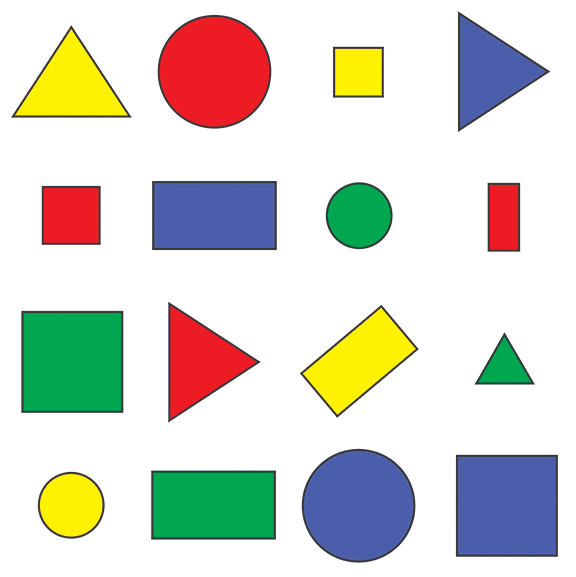
#> input picture Project 1/Resource/shapes.png, 576 x 577 px
$ python main_8.py
#> lines starting #> are read from the running program, lines starting #| are printed output that depends on the picture; after the words box and inside, x2 and y2 are one past the last pixel; in counts of white or black regions, pixels touching at a corner belong together
### Project 1/Project/concat.py
import cv2
import numpy as np

def stackImages(scale,imgArray):
    rows = len(imgArray)
    cols = len(imgArray[0])
    rowsAvailable = isinstance(imgArray[0], list)
    width = imgArray[0][0].shape[1]
    height = imgArray[0][0].shape[0]
    if rowsAvailable:
        for x in range (0, rows):
            for y in range(0, cols):
                if imgArray[x][y].shape[:2] == imgArray[0][0].shape[:2]:
                    imgArray[x][y] = cv2.resize(imgArray[x][y], (0, 0), None, scale, scale)
                else:
                    imgArray[x][y] = cv2.resize(imgArray[x][y], (imgArray[0][0].shape[1], imgArray[0][0].shape[0]), None, scale, scale)
                if len(imgArray[x][y].shape) == 2:
                    imgArray[x][y]= cv2.cvtColor( imgArray[x][y], cv2.COLOR_GRAY2BGR)
        imageBlank = np.zeros((height, width, 3), np.uint8)
        hor = [imageBlank]*rows
        hor_con = [imageBlank]*rows
        for x in range(0, rows):
            hor[x] = np.hstack(imgArray[x])
        ver = np.vstack(hor)
    else:
        for x in range(0, rows):
            if imgArray[x].shape[:2] == imgArray[0].shape[:2]:
                imgArray[x] = cv2.resize(imgArray[x], (0, 0), None, scale, scale)
            else:
                imgArray[x] = cv2.resize(imgArray[x], (imgArray[0].shape[1], imgArray[0].shape[0]), None,scale, scale)
            if len(imgArray[x].shape) == 2: imgArray[x] = cv2.cvtColor(imgArray[x], cv2.COLOR_GRAY2BGR)
        hor= np.hstack(imgArray)
        ver = hor
    return ver

### Project 1/Project/main_8.py
import cv2
import numpy as np
from concat import stackImages


def getContours(img):
    contours, hierarchy = cv2.findContours(img, cv2.RETR_EXTERNAL, cv2.CHAIN_APPROX_NONE)
    cnt0 = contours[0]
    counter = 0
    # area0 = cv2.contourArea(cnt0)
    # M = cv2.moments(cnt0)
    print(contours[5])
    print(len(contours[5]))
    for cnt in contours:
        area = cv2.contourArea(cnt)
        # print("Area = ", cnt[0])
        if area>500:
            counter +=1
            cv2.drawContours(imgBlank, cnt, -1, (255, 0, 0), 3)
            peri = cv2.arcLength(cnt, True)
            # print("Peri = ", peri)
            approx = cv2.approxPolyDP(cnt, 0.02*peri, True)
            # print("Approx = \n", approx)
            # print("Len Approx = ", len(approx))

            objCor = len(approx)

            x, y, w, h = cv2.boundingRect(approx)


            if objCor == 3: objType='Tri'
            elif objCor == 4:
                if (w/float(h)) > 0.50 and (w/float(h) < 1.05):
                    objType='Square'
                else:objType='Rextangle'
            else: objType='circel'

            # [4 lines of commented-out code are left out]

            cv2.rectangle(imgContours, (x, y), (x + w, y + h), (255, 255, 0), 3)

            # print("Rectangle = (x, y) : ", (x,y), "(x+w, y+h) : ", (x+w, y+h))

            cv2.rectangle(imgFinal, (x, y), (x + w, y + h), (255, 255, 0), 3)
            cv2.putText(imgFinal, objType, (x + (w // 2) - 15, y + (h // 2) + 10), cv2.FONT_HERSHEY_COMPLEX, 0.7,
                        (0, 0, 0), 2)

    # cv2.line(imgContours, (301, 448), (416, 563), (255, 0, 0))
    # print(counter)

img = cv2.imread('../Resource/shapes.png')
#> img is the input picture: shape (577, 576, 3); mean B, G, R 205.1, 214.3, 214.2


imgGray = cv2.cvtColor(img, cv2.COLOR_BGR2GRAY)
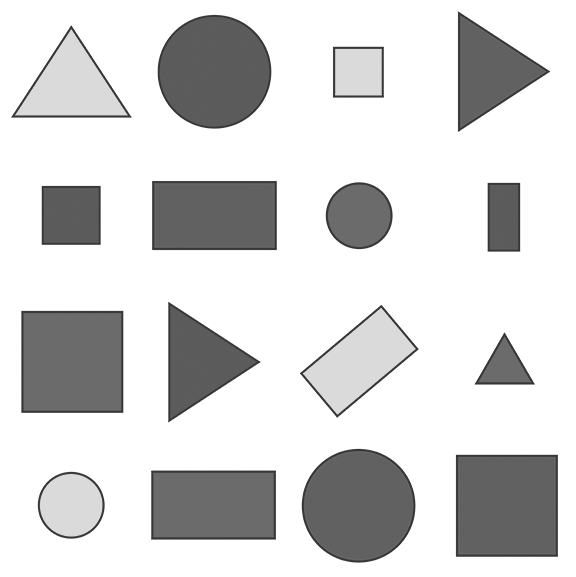
#> imgGray: shape (577, 576); min 54, max 255, mean 213.2
# imgBlur = cv2.GaussianBlur(imgGray, (3,3),3)
imgCanny = cv2.Canny(imgGray, 10, 10)
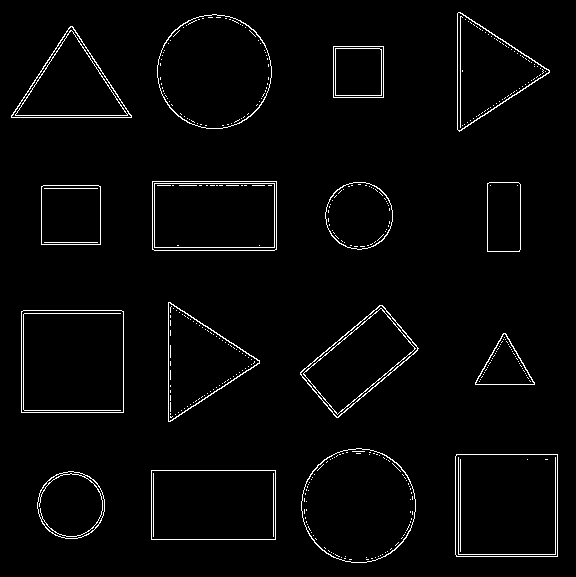
#> imgCanny: shape (577, 576); 2.6% white in thin lines or dots
imgBlank = np.zeros_like(img)
imgContours = imgCanny.copy()
imgFinal = img.copy()
getContours(imgCanny)
#> in getContours, `contours, hierarchy = cv2.findContours(img, cv2.RETR_EXTERNAL, cv2.CHA..`: contours = 16 contours; largest, box (x1, y1, x2, y2) and area: (455, 454, 558, 557) 10401, (21, 310, 124, 413) 10401, (301, 448, 416, 563) 10200, (157, 14, 272, 129) 10194, (151, 470, 276, 540) 8556
#> in getContours, `cnt0 = contours[0]`: cnt0 = contour of 191 points, box (x1, y1, x2, y2) (37, 471, 105, 539), area 3536
#> (printed output is left out)
#| 406
#> the loop in getContours, `for cnt in contours:` made 16 passes
#> (area, peri, approx, objCor, x, y, w, h) on passes 2, 3, 5, 6, 7, 8, 9: (8556, 386, [[151, 470], [151, 539], [275, 539], [275, 470]], 4, 151, 470, 125, 70), (10401, 406.8, [[456, 454], [456, 556], [557, 556], [557, 454]], 4, 456, 454, 102, 103), (1603.5, 186.6, [[503, 333], [475, 384], [534, 384]], 3, 475, 333, 60, 52), (10401, 406.8, [[21, 311], [21, 412], [123, 412], [123, 311]], 4, 21, 311, 103, 102), (6302.5, 338.7, [[382, 305], [300, 372], [336, 417], [418, 348]], 4, 300, 305, 119, 113), (5612, 352, [[168, 302], [170, 421], [259, 360]], 3, 168, 302, 92, 120), (3478, 234.8, [[41, 186], [41, 244], [100, 244], [100, 186]], 4, 41, 186, 60, 59)
#> (area, peri, objCor, x, y, w, h, objType) on passes 1, 4, 11, 15: (3535.5, 222.9, 8, 37, 471, 68, 68, 'circel'), (10200, 378.7, 8, 301, 448, 115, 115, 'circel'), (3531.5, 222.9, 8, 325, 182, 68, 68, 'circel'), (10194, 378.7, 8, 157, 14, 115, 115, 'circel')
#> after the loop in getContours, `for cnt in contours:`:
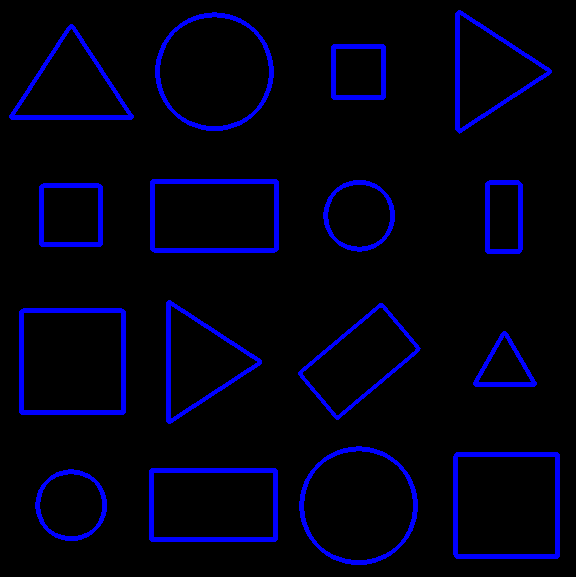
#> imgBlank: shape (577, 576, 3); mean B, G, R 17.5, 0, 0
#> after the loop in getContours, `for cnt in contours:`:
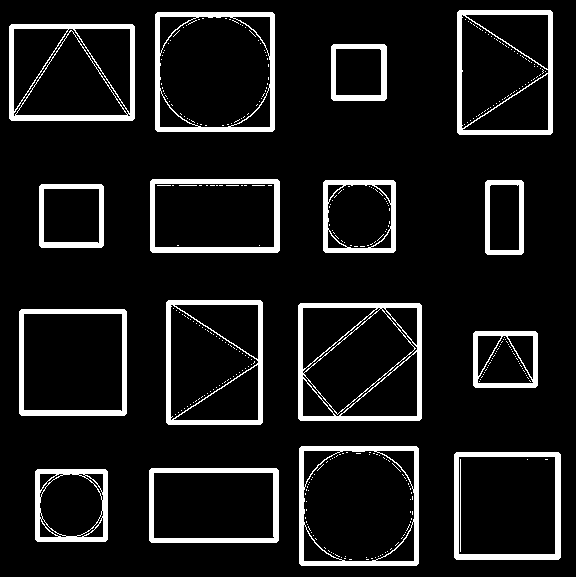
#> imgContours: shape (577, 576); 9.8% white; 350 white regions (333 under 20 px), largest, box (x1, y1, x2, y2) and area: (298, 303, 422, 421) 2997, (9, 24, 135, 121) 2684, (299, 446, 419, 566) 2606
#> after the loop in getContours, `for cnt in contours:`:
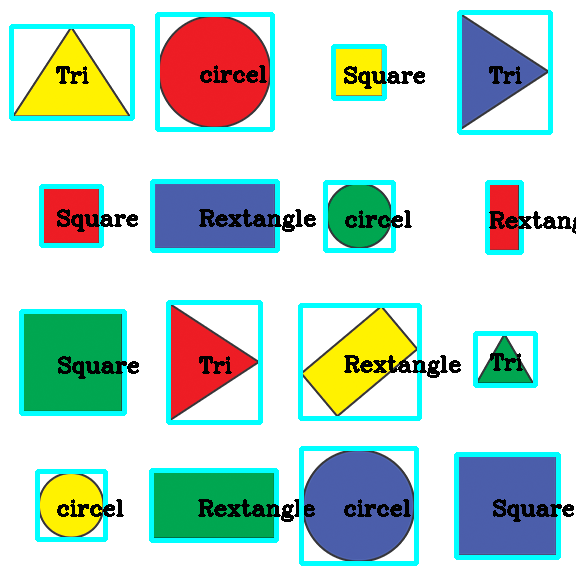
#> imgFinal: shape (577, 576, 3); 11.45% of pixels changed, all inside (x1, y1, x2, y2) = (9, 10, 576, 566)
#> after the loop in getContours, `for cnt in contours:`: counter = 16

conImg = stackImages(0.6, [[img, imgGray, imgCanny], [imgContours, imgBlank, imgFinal]])
#> after the loop in stackImages, `for x in range (0, rows):`: imgArray = 2 items
#> in stackImages, `ver = np.vstack(hor)`:
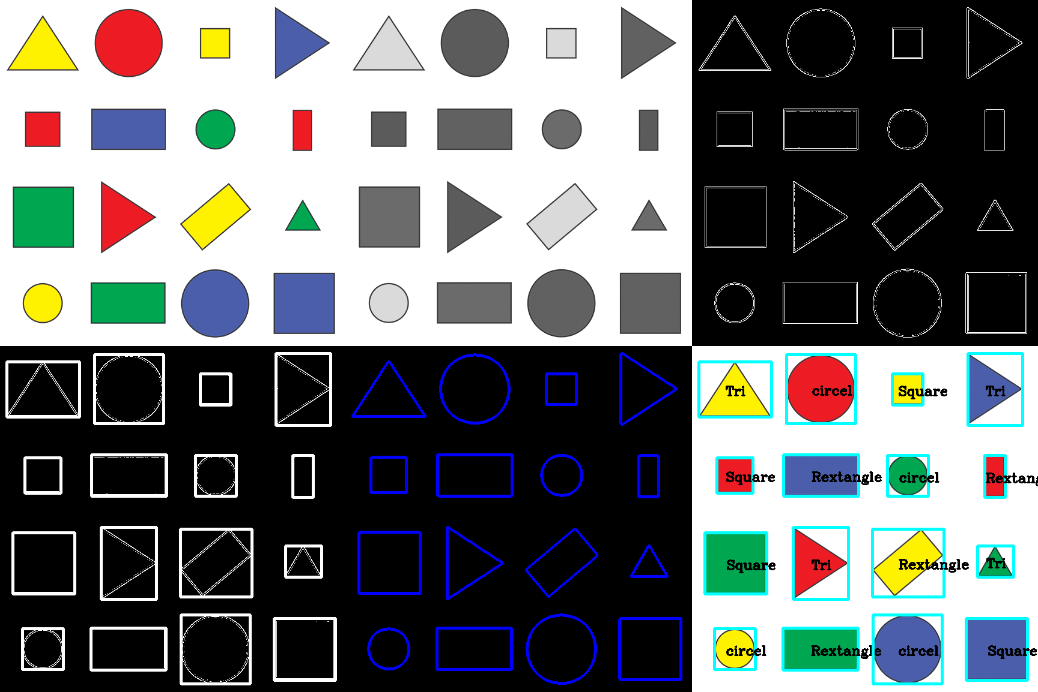
#> ver: shape (692, 1038, 3); mean of channels 0, 1, 2 112, 112, 108.5; drawn as B, G, R

cv2.imshow("Original", conImg)
cv2.waitKey(0)
